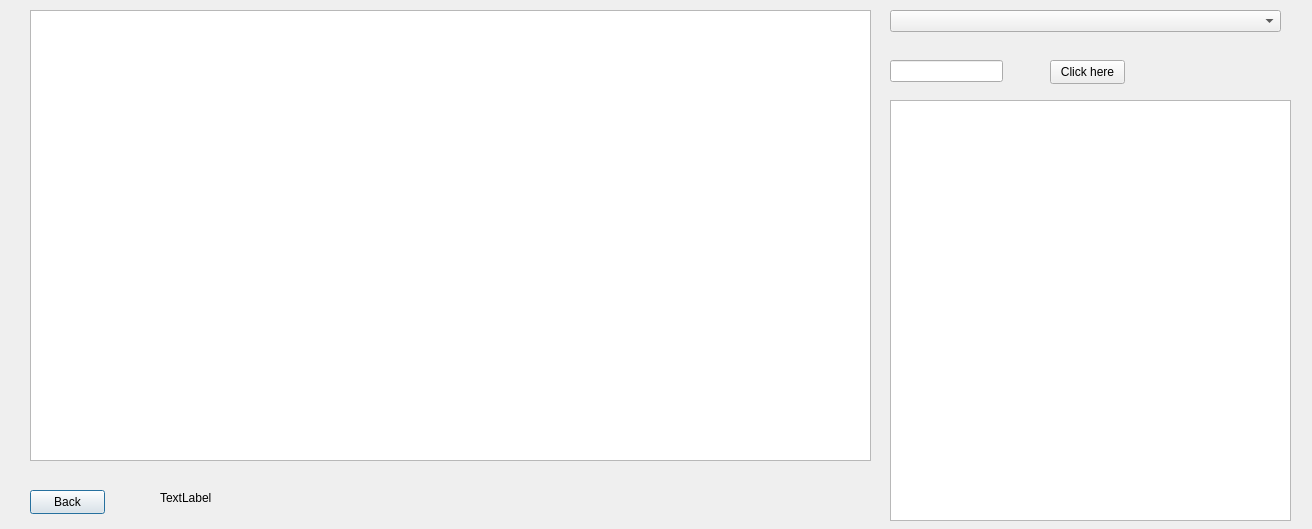
<?xml version="1.0" encoding="UTF-8"?>
<ui version="4.0">
 <class>Show</class>
 <widget class="QDialog" name="Show">
  <property name="geometry">
   <rect>
    <x>0</x>
    <y>0</y>
    <width>1312</width>
    <height>529</height>
   </rect>
  </property>
  <property name="windowTitle">
   <string>Dialog</string>
  </property>
  <widget class="QTableView" name="tableView">
   <property name="geometry">
    <rect>
     <x>30</x>
     <y>10</y>
     <width>841</width>
     <height>451</height>
    </rect>
   </property>
  </widget>
  <widget class="QPushButton" name="pushButton_2">
   <property name="geometry">
    <rect>
     <x>30</x>
     <y>490</y>
     <width>75</width>
     <height>24</height>
    </rect>
   </property>
   <property name="text">
    <string>Back</string>
   </property>
  </widget>
  <widget class="QComboBox" name="comboBox">
   <property name="geometry">
    <rect>
     <x>890</x>
     <y>10</y>
     <width>391</width>
     <height>22</height>
    </rect>
   </property>
  </widget>
  <widget class="QLineEdit" name="lineEdit">
   <property name="geometry">
    <rect>
     <x>890</x>
     <y>60</y>
     <width>113</width>
     <height>22</height>
    </rect>
   </property>
  </widget>
  <widget class="QLabel" name="label">
   <property name="geometry">
    <rect>
     <x>160</x>
     <y>490</y>
     <width>131</width>
     <height>16</height>
    </rect>
   </property>
   <property name="text">
    <string>TextLabel</string>
   </property>
  </widget>
  <widget class="QTextBrowser" name="textBrowser">
   <property name="geometry">
    <rect>
     <x>890</x>
     <y>100</y>
     <width>401</width>
     <height>421</height>
    </rect>
   </property>
  </widget>
  <widget class="QPushButton" name="pushButton_3">
   <property name="geometry">
    <rect>
     <x>1050</x>
     <y>60</y>
     <width>75</width>
     <height>24</height>
    </rect>
   </property>
   <property name="text">
    <string>Click here</string>
   </property>
  </widget>
 </widget>
 <resources/>
 <connections/>
</ui>
